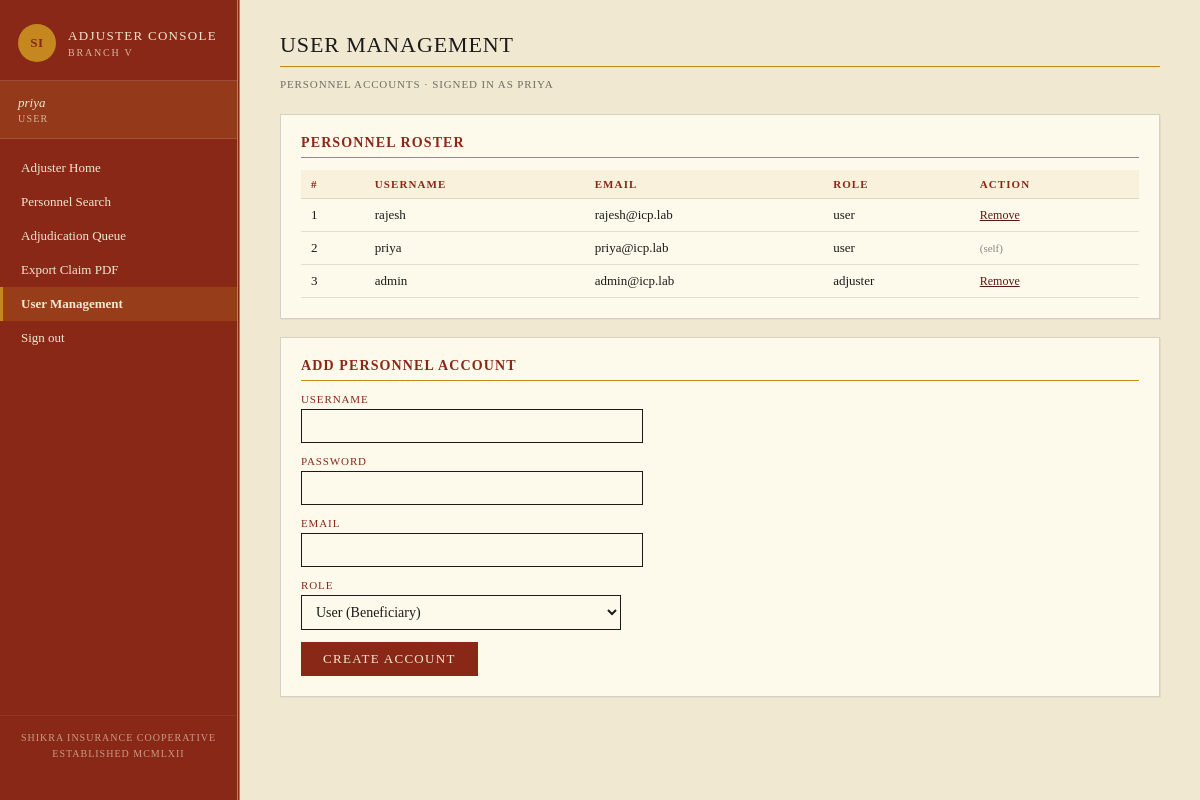
The page /apps/admin/public/admin/users.php (signed in) on the database its author committed.
### tables this page shows
CREATE TABLE IF NOT EXISTS users (
    id           INT AUTO_INCREMENT PRIMARY KEY,
    username     VARCHAR(64) NOT NULL UNIQUE,
     
    password_md5 CHAR(32) NOT NULL,
    email        VARCHAR(128),
    role         ENUM('user','adjuster') NOT NULL DEFAULT 'user',
    created_at   DATETIME DEFAULT CURRENT_TIMESTAMP
);

### apps/admin/public/admin/users.php (the view, shortened to what this page needs)
<?php
$db = icp_db();
$user = [
    'id'       => (int)($_SESSION['user_id'] ?? 0),
    'username' => $_SESSION['username'] ?? '',
    'role'     => $_SESSION['role'] ?? 'user',
];
$rows = [];
$res = $db->query("SELECT id, username, email, role FROM users ORDER BY id");
if ($res) {
    while ($r = $res->fetch_assoc()) { $rows[] = $r; }
}
$sb_section = 'admin';
$sb_active  = 'users';
$sb_user    = $user;
require '/var/www/icp/shared/partials/dashboard_head.php';
?>
<h1>User Management</h1>
<p class="icp-folio">Personnel Accounts &middot; signed in as <?= htmlspecialchars($user['username']) ?></p>
<div class="icp-card">
  <h2>Personnel Roster</h2>
  <table class="icp-table">
    <thead>
      <tr>
        <th>#</th>
        <th>Username</th>
        <th>Email</th>
        <th>Role</th>
        <th>Action</th>
      </tr>
    </thead>
    <tbody>
      <?php foreach ($rows as $r): ?>
      <tr>
        <td><?= (int)$r['id'] ?></td>
        <td><?= htmlspecialchars($r['username']) ?></td>
        <td><?= htmlspecialchars($r['email'] ?? '') ?></td>
        <td><?= htmlspecialchars($r['role']) ?></td>
        <td>
          <?php if ((int)$r['id'] !== $user['id']): ?>
            <form method="POST" style="display:inline; margin:0;" onsubmit="return confirm('Remove this user?');">
              <button type="submit" class="icp-button-link">Remove</button>
            </form>
          <?php else: ?>
            <span style="font-size:11px; color:#888;">(self)</span>
          <?php endif; ?>
        </td>
      </tr>
      <?php endforeach; ?>
    </tbody>
  </table>
</div>
<div class="icp-card">
  <h2>Add Personnel Account</h2>
  <form method="POST" style="max-width:520px;">
    <div class="icp-form-row">
      <label>Username</label>
      <input type="text" name="username" required maxlength="64">
    </div>
    <div class="icp-form-row">
      <label>Password</label>
      <input type="password" name="password" required maxlength="60">
    </div>
    <div class="icp-form-row">
      <label>Email</label>
      <input type="email" name="email" maxlength="128">
    </div>
    <div class="icp-form-row">
      <label>Role</label>
      <select name="role">
        <option value="user">User (Beneficiary)</option>
      </select>
    </div>
    <button type="submit" class="icp-button">Create Account</button>
  </form>
</div>
<?php require '/var/www/icp/shared/partials/dashboard_foot.php'; ?>

### shared/partials/dashboard_head.php (shortened to what this page needs)
<?php
$sb_section = $sb_section ?? 'beneficiary';
$sb_active  = $sb_active  ?? '';
$sb_user    = $sb_user    ?? null;
$sections = [
    'beneficiary' => [
        'title'    => 'Beneficiary Office',
        'subtitle' => 'Branch IV',
        'items' => [
            ['id' => 'dashboard',  'label' => 'Beneficiary Home',  'href' => '/dashboard.php'],
            ['id' => 'nominee',    'label' => 'View Nominee',      'href' => '/nominee.php?nid=1'],
            ['id' => 'payout',     'label' => 'Payout Records',    'href' => '/payout_view.php?id=1'],
            ['id' => 'search',     'label' => 'Nominee Search',    'href' => '/search_nominee.php'],
            ['id' => 'logout',     'label' => 'Sign out',          'href' => '/logout.php'],
        ],
    ],
    'admin' => [
        'title'    => 'Adjuster Console',
        'subtitle' => 'Branch V',
        'items' => [
            ['id' => 'dashboard',  'label' => 'Adjuster Home',     'href' => '/admin/dashboard.php'],
            ['id' => 'find',       'label' => 'Personnel Search',  'href' => '/admin/find.php'],
            ['id' => 'adjudicate', 'label' => 'Adjudication Queue','href' => '/adjudicate.php'],
            ['id' => 'export',     'label' => 'Export Claim PDF',  'href' => '/export_pdf.php'],
            ['id' => 'users',      'label' => 'User Management',   'href' => '/admin/users.php'],
            ['id' => 'logout',     'label' => 'Sign out',          'href' => '/admin/logout.php'],
        ],
    ],
];
$sect = $sections[$sb_section] ?? $sections['beneficiary'];
?>
<!doctype html>
<html lang="en">
<head>
</head>
<body>
<div class="icp-app">
<aside class="icp-sidebar">
  <div class="icp-sidebar-brand">
    <div class="icp-sidebar-mark">SI</div>
    <div>
      <div class="icp-sidebar-title"><?= htmlspecialchars($sect['title']) ?></div>
      <div class="icp-sidebar-subtitle"><?= htmlspecialchars($sect['subtitle']) ?></div>
    </div>
  </div>
  <?php if ($sb_user): ?>
  <div class="icp-sidebar-user">
    <div class="icp-sidebar-user-name"><?= htmlspecialchars($sb_user['username'] ?? '') ?></div>
    <div class="icp-sidebar-user-role"><?= htmlspecialchars(ucfirst($sb_user['role'] ?? 'user')) ?></div>
  </div>
  <?php endif; ?>
  <nav class="icp-sidebar-nav">
    <?php foreach ($sect['items'] as $item): ?>
      <a href="<?= htmlspecialchars($item['href']) ?>"
         class="icp-sidebar-link <?= $sb_active === $item['id'] ? 'icp-sidebar-link--active' : '' ?>">
        <?= htmlspecialchars($item['label']) ?>
      </a>
    <?php endforeach; ?>
  </nav>
  <div class="icp-sidebar-footer">
    Shikra Insurance Cooperative<br>
    Established MCMLXII
  </div>
</aside>
<main class="icp-main">

### shared/partials/dashboard_head.php (style rules this page uses)
:root { --oxide: #8a2818; --oxide-dark: #5b1a10; --mustard: #c4881e; --mustard-dark: #8a5e0a; --parchment: #f0e8d0; --parchment-dim: #d8cdaa; --ink: #1a1a1a; --ink-soft: #4a4a4a; }
body { margin:0; font-family: 'Times New Roman', Georgia, serif; background: var(--parchment); color: var(--ink); }
.icp-app { display: grid; grid-template-columns: 240px 1fr; min-height: 100vh; }
.icp-sidebar { background: var(--oxide); color: var(--parchment); padding: 24px 0; display:flex; flex-direction:column; border-right: 3px double var(--mustard); }
.icp-sidebar-brand { padding: 0 18px 18px; border-bottom: 1px solid rgba(240,232,208,0.18); display:flex; gap:12px; align-items:center; }
.icp-sidebar-mark { width:38px; height:38px; border-radius:50%; background: var(--mustard); color: var(--oxide); display:grid; place-items:center; font-weight:bold; font-size:13px; letter-spacing:0.05em; }
.icp-sidebar-title { font-size:13px; letter-spacing:0.1em; line-height:1.3; text-transform: uppercase; }
.icp-sidebar-subtitle { font-size:10px; letter-spacing:0.18em; text-transform:uppercase; opacity:0.75; margin-top:2px; }
.icp-sidebar-user { padding: 14px 18px; background: rgba(196,136,30,0.18); border-bottom:1px solid rgba(240,232,208,0.15); }
.icp-sidebar-user-name { font-size:13px; font-style:italic; }
.icp-sidebar-user-role { font-size:10px; letter-spacing:0.12em; text-transform:uppercase; opacity:0.7; margin-top:2px; }
.icp-sidebar-nav { padding: 12px 0; flex: 1; }
.icp-sidebar-link { display:block; padding:9px 18px; color:var(--parchment); text-decoration:none; font-size:13px; border-left:3px solid transparent; transition: background 0.15s, border-color 0.15s; }
.icp-sidebar-link--active { background: rgba(196,136,30,0.22); border-left-color: var(--mustard); font-weight:bold; }
.icp-sidebar-footer { padding: 14px 18px; font-size:10px; letter-spacing:0.1em; text-align:center; opacity:0.6; border-top:1px solid rgba(240,232,208,0.12); line-height:1.6; text-transform: uppercase; }
.icp-main { padding: 32px 40px; overflow-x: auto; }
.icp-main h1 { font-size:22px; font-weight:normal; margin:0 0 4px; letter-spacing:0.04em; border-bottom:1px solid var(--mustard); padding-bottom:8px; text-transform: uppercase; }
.icp-folio { font-size:11px; letter-spacing:0.08em; color:rgba(26,26,26,0.6); margin-bottom:24px; text-transform: uppercase; }
.icp-card { background:#fdf9eb; border:1px solid rgba(26,26,26,0.18); padding:20px; margin-bottom:18px; box-shadow:1px 1px 0 rgba(26,26,26,0.05); }
.icp-card h2 { font-size:14px; letter-spacing:0.08em; margin:0 0 12px; color:var(--oxide); border-bottom:0.5px solid var(--mustard); padding-bottom:6px; text-transform: uppercase; }
.icp-table { width:100%; border-collapse:collapse; font-size:13px; }
.icp-table th, .icp-table td { padding:8px 10px; border-bottom:1px solid rgba(26,26,26,0.12); text-align:left; }
.icp-table th { font-size:11px; letter-spacing:0.1em; text-transform:uppercase; color:var(--oxide); background:rgba(196,136,30,0.08); }
.icp-form-row { margin-bottom:12px; }
.icp-form-row label { display:block; font-size:11px; letter-spacing:0.08em; text-transform:uppercase; margin-bottom:4px; color:var(--oxide); }
.icp-form-row input, .icp-form-row select { padding:8px 10px; border:1px solid var(--ink); font-family:inherit; font-size:14px; width:100%; max-width:320px; background:#fdf9eb; color:var(--ink); }
.icp-button { padding:9px 22px; background:var(--oxide); color:var(--parchment); border:none; font-family:inherit; letter-spacing:0.1em; cursor:pointer; font-size:13px; text-transform: uppercase; }
.icp-button-link { background:none; border:none; color:var(--oxide-dark); cursor:pointer; padding:0; text-decoration:underline; font-family:inherit; font-size:12px; }

### rows shown on the page
users: username "priya", role "USER", username "PRIYA", id "2", email "priya@icp.lab", role "user", shows "(self)"
users: id "1", username "rajesh", email "rajesh@icp.lab", role "user"
users: id "3", username "admin", email "admin@icp.lab", role "adjuster"

### other values the page prints
$sect['title'] "ADJUSTER CONSOLE"
$sect['subtitle'] "BRANCH V"
$item['label'] "Adjuster Home"
$item['label'] "Personnel Search"
$item['label'] "Adjudication Queue"
$item['label'] "Export Claim PDF"
$item['label'] "User Management"
$item['label'] "Sign out"
